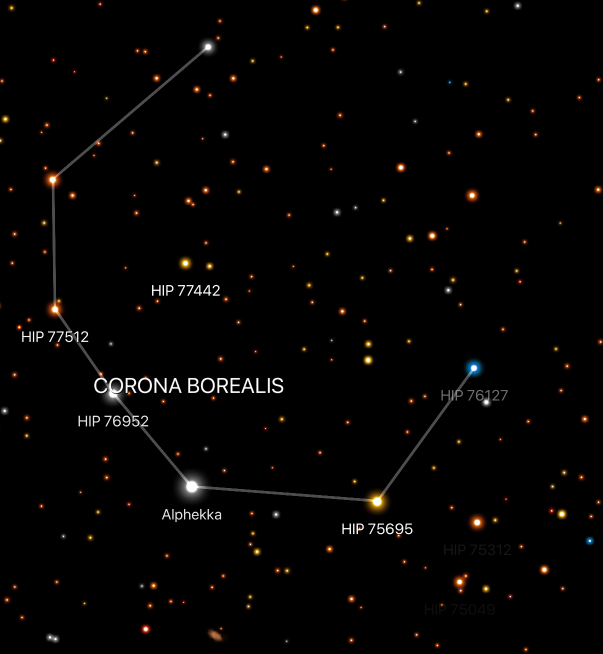
#> input picture 8CD/CoronaBorealis/CoronaBorealis-APP.jpg, 1206 x 1307 px, given as the content of the folder Temp, which was not available (shown at 1/2 size)
$ jupyter execute TemplateBasedMatching.ipynb   (text cells are left out)
#> lines starting #> are read from the running program, lines starting #| are printed output that depends on the picture; pictures that were not available may be replaced by others from this repository, and a replacement may not be noted
[cell 1]
############################
#         IMPORTS          #
############################

import importlib
import subprocess
import sys

# ANSI escape codes for colored text
GREEN = "\033[92m"
RED = "\033[91m"
RESET = "\033[0m"

# List of packages to check and their corresponding import names
packages = {
    'opencv-python': 'cv2',
    'numpy': 'numpy',
    'matplotlib': 'matplotlib.pyplot',
    'seaborn': 'seaborn',
    'pandas': 'pandas',
    'ipywidgets': 'ipywidgets',
    'Pillow': 'PIL',
}

# [12 lines left out: function install_package, not called in this run]

def check_and_install_packages(packages_dict):
    """
    Check if the packages are installed, and install them if they are missing.
    """
    for package, import_name in packages_dict.items():
        try:
            # Attempt to import the package
            importlib.import_module(import_name.split('.')[0])
            print(f"{RESET}Package '{package}' is already installed.{RESET}")
        except ImportError:
            print(f"{RED}Package '{package}' is not installed.{RESET}")
            install_package(package)

# Check and install packages
check_and_install_packages(packages)

# Now, import the packages after ensuring they are installed
try:
    import cv2
    import numpy as np
    import matplotlib.pyplot as plt
    import seaborn as sns
    import pandas as pd
    from concurrent.futures import ThreadPoolExecutor, as_completed
    import threading
    import sys
    import os
    import glob
    import ipywidgets as widgets
    from IPython.display import display, clear_output
    from PIL import Image
except ImportError as e:
    print(f"{RED}An error occurred while importing packages: {e}{RESET}")
    sys.exit(1)

# Print the success message in green
print(f"{GREEN}All required packages are installed and imported successfully.{RESET}")

[cell 2]
#############################
#         SETTINGS          #
#############################

def select_sky_image(temp_dir="Temp/"):
    """
    Display a dropdown widget to select an image from the specified directory.
    """
    # Supported image extensions
    image_extensions = ['*.png', '*.jpg', '*.jpeg', '*.bmp']

    # List to hold all found image paths
    image_files = []

    # Search for images with supported extensions
    for ext in image_extensions:
        image_files.extend(glob.glob(os.path.join(temp_dir, ext)))

    # Filter out non-file paths (just in case)
    image_files = [f for f in image_files if os.path.isfile(f)]

    # If no images are found, display an error message
    if not image_files:
        print(f"No images found in the directory '{temp_dir}'. Please add images and try again.")
        sys.exit(1)

    # Sort the images alphabetically
    image_files.sort()

    # Create a list of image filenames for display
    image_names = [os.path.basename(f) for f in image_files]

    # Create a Dropdown widget with increased width and adjusted description width
    dropdown = widgets.Dropdown(
        options=image_names,
        description='Select Image:',
        disabled=False,
        layout=widgets.Layout(width='350px'),  # Increased width for the dropdown
        style={'description_width': '85px'}   # Adjusted description width
    )

    # Create an Output widget to display the selected image path
    out = widgets.Output()

    # Define the callback function when a selection is made
    # [12 lines left out: function on_change, not called in this run]

    # Attach the callback to the Dropdown
    dropdown.observe(on_change)

    # Display the widgets
    display(dropdown, out)

    # Initialize the sky_image_path with the first image and display it in the output widget
    if image_files:
        sky_image_path = image_files[0]
        with out:
            print(f"Default selected image: {sky_image_path}")

    return sky_image_path

# Set the sky_image_path dynamically based on user selection
sky_image_path = select_sky_image("Temp/")  # This will display the dropdown for image selection

template_dir = "8CD" # Folder containing sub-folders with constellation templates

# Ratio test threshold for Lowe's test (stricter => 0.6 to 0.7)
RATIO_TEST_THRESH = 0.7

# Minimum number of good matches
MIN_GOOD_MATCHES = 15

# Scales to try for each template
SCALES = [0.6, 0.8, 0.9, 1.0, 1.1, 1.2, 1.3, 1.4]

# Bounding box area constraints (to discard wildly incorrect homographies)
MIN_BBOX_AREA = 100   # e.g., discard if warped area < 100 pixels
MAX_BBOX_AREA = 1e7   # e.g., discard if warped area > 10 million pixels

[cell 3]
#############################
#     GLOBAL PROGRESS       #
#############################

# Calculate the total number of templates (files) across all subfolders
all_template_files = []
for folder in os.listdir(template_dir):
    folder_path = os.path.join(template_dir, folder)
    if os.path.isdir(folder_path):
        for f in os.listdir(folder_path):
            if not f.startswith("."):  # ignore hidden files
                full_path = os.path.join(folder_path, f)
                all_template_files.append((folder, full_path))

total_templates = len(all_template_files)
progress_lock = threading.Lock()
templates_processed = 0  # shared counter

def update_progress():
    """
    Safely update the global progress and print a single progress bar
    showing how many templates have been processed out of the total.
    """
    with progress_lock:
        global templates_processed
        templates_processed += 1
        percentage = (templates_processed / total_templates) * 100
        bar = create_progress_bar(percentage)
        sys.stdout.write(f"\rProcessing Templates: {percentage:5.1f}% {bar} ({templates_processed}/{total_templates})")
        sys.stdout.flush()

#############################
#       HELPER METHODS      #
#############################

def load_image(image_path):
    """Load an image from the given path and convert it to grayscale."""
#> called with image_path = '_only/CoronaBorealis-APP.jpg'
    if not os.path.exists(image_path):
        print(f"[ERROR] File does not exist: {image_path}")
        return None
    image = cv2.imread(image_path, cv2.IMREAD_GRAYSCALE)
    if image is None:
        print(f"[ERROR] Could not load image at {image_path}")
    return image

def preprocess_image(image):
    """Apply histogram equalization if contrast is low."""
    if image is None:
        return None
    if cv2.meanStdDev(image)[1] < 50:
        return cv2.equalizeHist(image)
    return image

def display_image(image, title="Image"):
    """Display an image (grayscale) via matplotlib."""
    plt.figure(figsize=(10, 8))
    plt.imshow(image, cmap='gray')
    plt.title(title)
    plt.axis('off')
    plt.show()

def create_progress_bar(percentage, width=50):
    """Generate a simple text-based progress bar."""
    filled = int(width * percentage / 100) if percentage else 0
    return "█" * filled + "░" * (width - filled)

def polygon_area(corners):
    """
    Compute the polygon area using the Shoelace formula.
    corners should be a list or array of shape (4, 2).
    """
    x = corners[:, 0]
    y = corners[:, 1]
    # Shoelace formula
    return 0.5 * np.abs(np.dot(x, np.roll(y, 1)) - np.dot(y, np.roll(x, 1)))

[cell 4]
#############################
#     MAIN MATCHING LOGIC   #
#############################

# Load the sky image once
sky_image = load_image(sky_image_path)
if sky_image is None:
    print("[FATAL] Sky image not found or could not be loaded.")
    sys.exit(1)

sky_image = preprocess_image(sky_image)
sky_h, sky_w = sky_image.shape

# Initialize ORB
orb = cv2.ORB_create(nfeatures=2000)

def match_keypoints(template_img, sky_img):
    """
    1. Detect and compute ORB features for both images.
    2. Use FLANN-based matcher and Lowe's ratio test.
    3. Use RANSAC to filter out outliers and compute homography.
    4. Discard matches if bounding box is out of realistic area range.
    Returns:
        kp1, kp2, good_matches, mean_dist, homography
    """
    kp1, des1 = orb.detectAndCompute(template_img, None)
    kp2, des2 = orb.detectAndCompute(sky_img, None)

    if des1 is None or des2 is None:
        return kp1, kp2, [], None, None

    # Convert to float32 if needed
    if des1.dtype != np.float32:
        des1 = des1.astype(np.float32)
    if des2.dtype != np.float32:
        des2 = des2.astype(np.float32)

    # FLANN for ORB (LSH Index)
    index_params = dict(algorithm=1, trees=10)
    search_params = dict(checks=50)
    flann = cv2.FlannBasedMatcher(index_params, search_params)

    # KNN match
    matches = flann.knnMatch(des1, des2, k=2)

    # Lowe's ratio test
    good_matches = []
    for m, n in matches:
        if m.distance < RATIO_TEST_THRESH * n.distance:
            good_matches.append(m)

    # If enough matches, try homography
    M = None
    mean_dist = None
    if len(good_matches) >= MIN_GOOD_MATCHES:
        src_pts = np.float32([kp1[m.queryIdx].pt for m in good_matches]).reshape(-1, 1, 2)
        dst_pts = np.float32([kp2[m.trainIdx].pt for m in good_matches]).reshape(-1, 1, 2)

        M, mask = cv2.findHomography(src_pts, dst_pts, cv2.RANSAC, 5.0)
        if M is not None and mask is not None:
            # Keep only inliers
            mask = mask.ravel().astype(bool)
            inlier_matches = [good_matches[i] for i, val in enumerate(mask) if val]
            good_matches = inlier_matches

            # Compute average distance of inlier matches
            distances = [m.distance for m in good_matches]
            mean_dist = float(np.mean(distances)) if distances else None

            # Optional bounding-box check
            h_t, w_t = template_img.shape
            corners = np.float32([[0, 0],
                                  [w_t, 0],
                                  [w_t, h_t],
                                  [0,   h_t]]).reshape(-1, 1, 2)

            # Warp the template's corners onto the sky
            warped_corners = cv2.perspectiveTransform(corners, M)
            warped_corners = warped_corners.reshape(-1, 2)

            # Calculate area
            area = polygon_area(warped_corners)
            # If area is out of plausible range, discard these matches
            if not (MIN_BBOX_AREA <= area <= MAX_BBOX_AREA):
                good_matches = []
                M = None

    return kp1, kp2, good_matches, mean_dist, M

def resize_template(template, scale_factor):
    """Resize template by the given scale factor."""
    new_w = int(template.shape[1] * scale_factor)
    new_h = int(template.shape[0] * scale_factor)
    return cv2.resize(template, (new_w, new_h))

def compute_match_score(num_good_matches, mean_dist):
    """
    Example scoring function:
      score = num_good_matches / (mean_dist + 1)
    The lower the mean distance, the higher the score.
    The more good matches, the higher the score.
    """
    if mean_dist is None:  # If no distance is computed, score = 0
        return 0.0
    return float(num_good_matches) / (mean_dist + 1.0)

def process_single_template(folder_name, template_path):
    """
    Load a single template, preprocess it, try multiple scales,
    pick the best scale's match among them, and return result.
    """
#> called with folder_name = 'CoronaBorealis'
    best_result = None  # Stores: (score, num_good_matches, scale, template_img, kp1, kp2, matches, matched_vis)
    template_img = load_image(template_path)
    if template_img is None:
        return None
    template_img = preprocess_image(template_img)

    # Iterate over multiple scales
    for scale in SCALES:
        resized = resize_template(template_img, scale)
        kp1, kp2, g_matches, mean_dist, M = match_keypoints(resized, sky_image)

        if g_matches:
            num_good = len(g_matches)
            current_score = compute_match_score(num_good, mean_dist)
            if (best_result is None) or (current_score > best_result[0]):
                # Draw a quick visualization for potential final use
                matched_vis = None
                if kp1 and kp2 and g_matches:
                    matched_vis = cv2.drawMatches(
                        resized, kp1, sky_image, kp2, g_matches, None,
                        flags=cv2.DrawMatchesFlags_NOT_DRAW_SINGLE_POINTS
                    )
                best_result = (
                    current_score,
                    num_good,
                    scale,
                    folder_name,
                    os.path.basename(template_path),
                    matched_vis
                )
#> this loop made 8 passes
#> (inlier_matches in match_keypoints, mean_dist, area in match_keypoints, g_matches, num_good) on passes 1 to 3: (148 matches, 144.4, 1563452.8, 148 matches, 148), (251 matches, 158, 1586223, 251 matches, 251), (175 matches, 164.9, 1578041.9, 175 matches, 175)
#> after the loop, best_result = 6 items

    update_progress()
    return best_result

[cell 5]
#############################
#   GATHER & PROCESS DATA   #
#############################

# Prepare to gather match results
results = []

def worker(args):
    """Helper function for concurrency: process a single template."""
    folder_name, template_path = args
    return process_single_template(folder_name, template_path)

print(f"Found {total_templates} total template files to process in '{template_dir}'.")

# Use a ThreadPoolExecutor to process each template concurrently
with ThreadPoolExecutor() as executor:
    futures = [executor.submit(worker, tpl) for tpl in all_template_files]
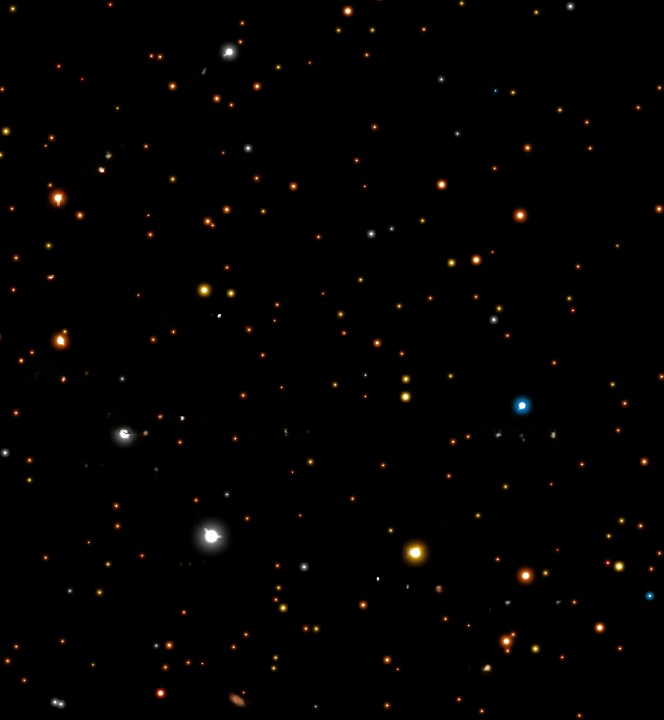
#> input picture 8CD/CoronaBorealis/CoronaBorealis-APPCleanup.jpg, 664 x 720 px
#> the loop in process_single_template (call 2), `for scale in SCALES:` made 8 passes
#> (matches in match_keypoints, inlier_matches in match_keypoints, distances in match_keypoints, mean_dist, area in match_keypoints) on pass 1: (1532 matches, 5 matches, [47.33, 33.06, 49.32, 33.06, 174.6], 67.48, 19167)
#> call 3 of process_single_template, with folder_name = 'CoronaBorealis'
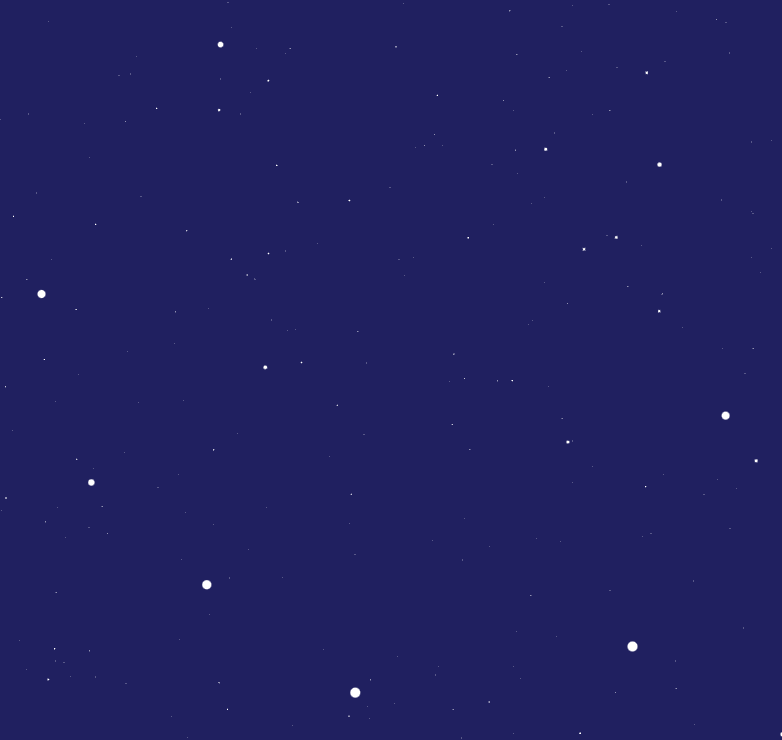
#> input picture 8CD/CoronaBorealis/CoronaBorealis-AbsoluteClean.png, 782 x 740 px
#> in preprocess_image (call 4), `return cv2.equalizeHist(image)`:
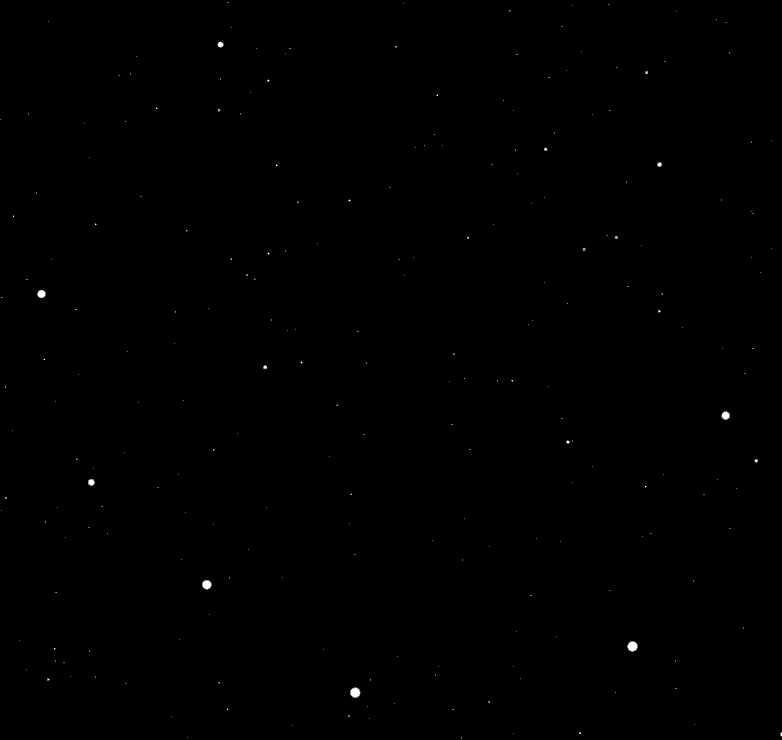
#> returned value: shape (740, 782); min 0, max 255, mean 0.3
#> the loop in process_single_template (call 3), `for scale in SCALES:` made 8 passes
#> (matches in match_keypoints, inlier_matches in match_keypoints, distances in match_keypoints, mean_dist, warped_corners in match_keypoints) on passes 6 to 7: (918 matches, 6 matches, [1, 34.18, 79.38, 79.18, 72.59, 40.84], 51.19, [[883.9, 176.4], [759.6, 408], [793.1, 348.7], [657.9, 559]]), (1020 matches, 8 matches, [32.98, 16, 101.7, 79.36, 80.65, 72.17, 102.7, 9], 61.82, [[775.1, 300.3], [828, 314.4], [796, 359.7], [806.4, 336.1]])
#> after the loop in process_single_template (call 3), `for scale in SCALES:`:
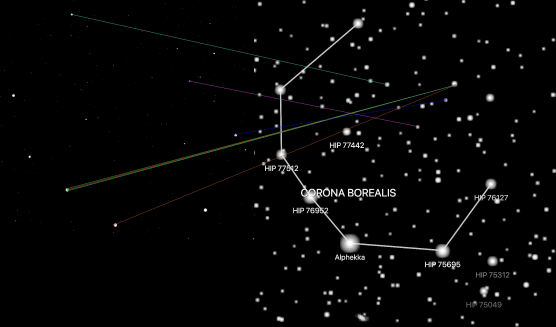
#> matched_vis: shape (1307, 2222, 3) (shown at 1/4 size); mean of channels 0, 1, 2 5.6, 5.7, 5.6; drawn as B, G, R
#> call 4 of process_single_template, with folder_name = 'Lacerta', template_path = '8CD/Lacerta/Lacerta-APP.jpg'
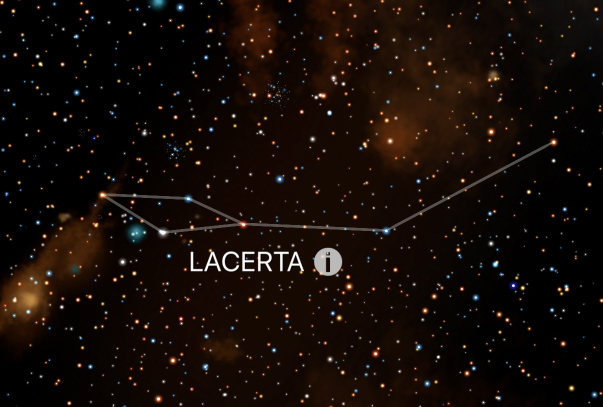
#> input picture 8CD/Lacerta/Lacerta-APP.jpg, 1206 x 813 px (shown at 1/2 size)
#> the loop in process_single_template (call 4), `for scale in SCALES:` made 8 passes
#> (inlier_matches in match_keypoints, distances in match_keypoints, mean_dist, warped_corners in match_keypoints, area in match_keypoints) on pass 2: (5 matches, [171.1, 94.3, 42.53, 50.97, 199], 111.6, [[483.1, 272.7], [405, 269.4], [428.1, 228], [370, 582.8]], 9405.5)
#> pass 1, in process_single_template (call 4), `matched_vis = cv2.drawMatches( resized, kp1, sky_image, kp2, g_matches..`:
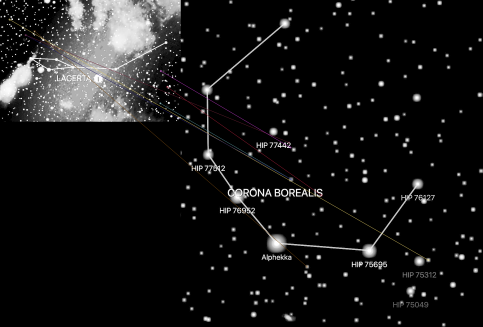
#> matched_vis: shape (1307, 1929, 3) (shown at 1/4 size); mean of channels 0, 1, 2 21.2, 21.2, 21.4; drawn as B, G, R
#> after the loop in process_single_template (call 4), `for scale in SCALES:`:
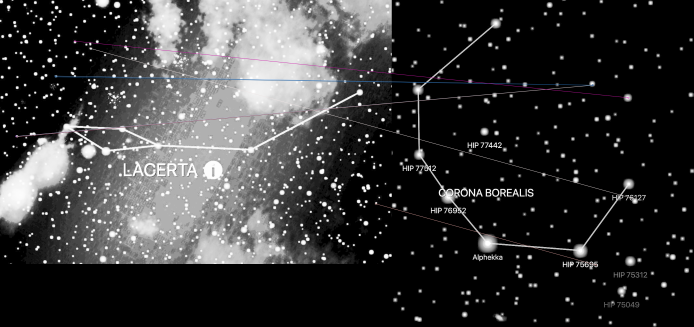
#> matched_vis: shape (1307, 2773, 3) (shown at 1/4 size); mean of channels 0, 1, 2 54.1, 53.8, 54; drawn as B, G, R
#> after the loop in process_single_template (call 4), `for scale in SCALES:`:
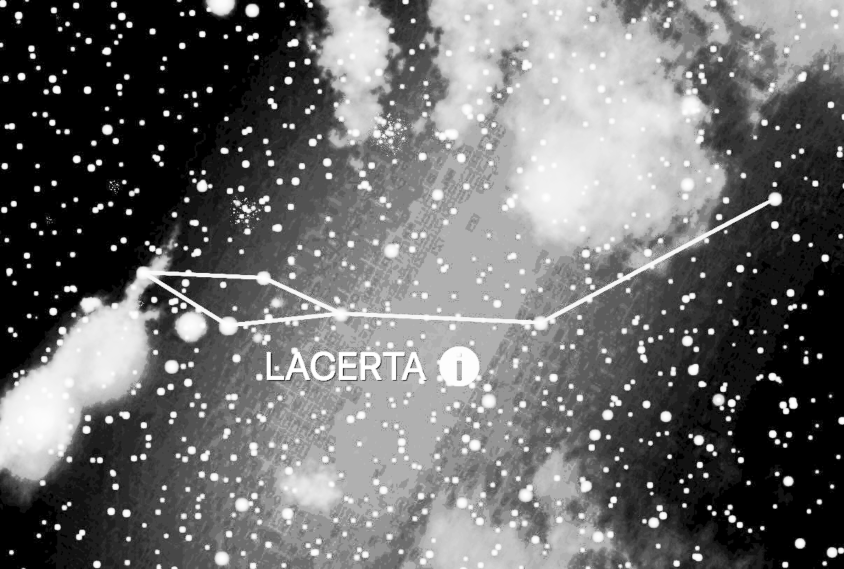
#> resized: shape (1138, 1688) (shown at 1/2 size); min 0, max 255, mean 108.5
#> futures = 4 items
    for fut in as_completed(futures):
        outcome = fut.result()
        if outcome is not None:
            results.append(outcome)
#> this loop made 4 passes
#> after the loop, results = 4 items

# Sort by the final computed score in descending order
# Each result is (score, num_good, scale, folder_name, template_filename, matched_vis)
results.sort(key=lambda x: x[0], reverse=True)

#############################
#   SELECT & PRINT TOP 3    #
#############################

# Pick the top result from each constellation folder (3 unique constellations)
seen_folders = set()
top_3 = []

for res in results:
    score, num_good, scale, folder, tpl_file, matched_vis = res
    if folder not in seen_folders:
        seen_folders.add(folder)
        top_3.append(res)
        if len(top_3) == 3:
            break
#> this loop made 4 passes
#> (score, num_good, scale, folder, tpl_file) on passes 1 to 2: (2000, 2000, 1, 'CoronaBorealis', 'CoronaBorealis-APP.jpg'), (0.127, 8, 1.3, 'CoronaBorealis', 'CoronaBorealis-AbsoluteClean.png')

print("\n\n\033[1mFinished Processing\033[0m\n")

# Display the top 3 matches
for rank, (score, num_good, scale, folder, tpl_file, matched_vis) in enumerate(top_3, start=1):
    probability = (num_good / float(sky_h * sky_w)) * 100

    print(f"Rank {rank}: Constellation: {folder} | Template: {tpl_file}")
    print(f"  Scale: {scale} | Good Matches: {num_good} | Score: {score:.2f}")
    print(f"  Approx Probability: {probability:.4f}%\n")

    if matched_vis is not None:
        display_image(matched_vis, title=f"Rank {rank} - {folder}")
